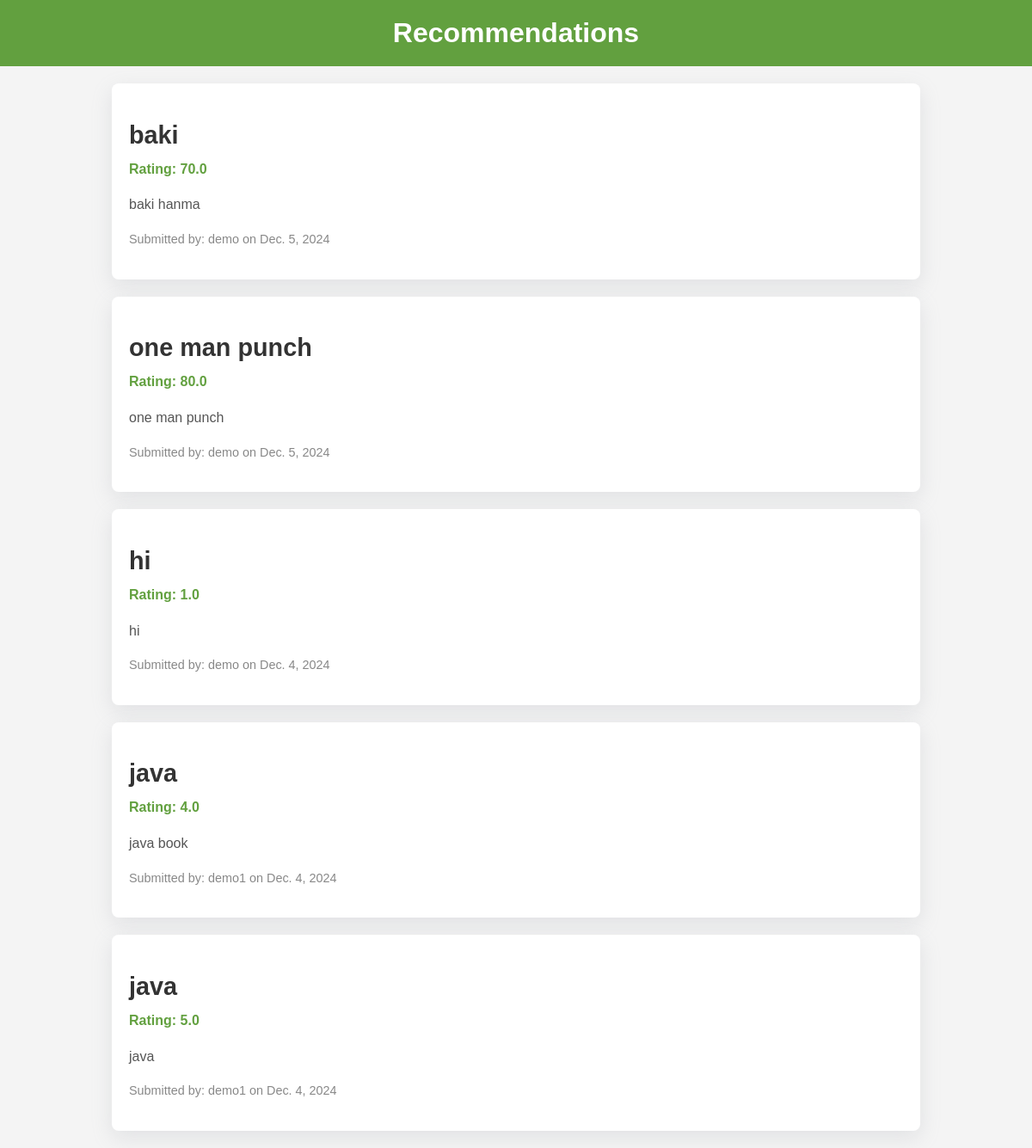
Page /view_recommendations/ (signed in) on the committed database.
### books/models.py (models this page shows)
class Recommendation(models.Model):
    id = models.UUIDField(primary_key=True, default=uuid.uuid4, editable=False)
    user = models.ForeignKey(User, on_delete=models.CASCADE)
    bookname = models.TextField()
    recommendation_text = models.TextField()
    rating = models.FloatField()
    publication_date = models.DateField(default=date.today)
    like_count=models.IntegerField(default=0)

class User(AbstractUser):
    id = models.UUIDField(primary_key=True, default=uuid.uuid4, editable=False)

### books/views.py (the view)
# urls.py: path('view_recommendations/', view_recommendations, name='view_recommendations'),
@login_required
def view_recommendations(request):
    recommendations = Recommendation.objects.all().order_by('-publication_date')
    if recommendations.count() > 10:
        recommendations = random.sample(list(recommendations), 10)
    context = {'recommendations': recommendations}
    return render(request, 'view_recommendations.html', context)

### books/templates/view_recommendations.html (shortened to what this page needs)
<!DOCTYPE html>
<html lang="en">
<head>
</head>
<body>
    <h1>Recommendations</h1>
    {% for recommendation in recommendations %}
        <div class="main-div">
            <h2>{{ recommendation.bookname }}</h2>
            <p class="rating">Rating: {{ recommendation.rating }}</p>
            <p>{{ recommendation.recommendation_text }}</p>
            <p class="submitted-by">Submitted by: {{ recommendation.user.username }} on {{ recommendation.publication_date }}</p>
        </div>
    {% endfor %}
</body>
</html>

### books/templates/view_recommendations.html (style rules this page uses)
body { margin: 0; font-family: Arial, sans-serif; background-color: #f4f4f4; }
h1 { background-color: #62a03f; color: white; padding: 20px; margin: 0; text-align: center; font-size: 2rem; }
.main-div { background-color: white; margin: 20px auto; padding: 20px; box-shadow: rgba(149, 157, 165, 0.2) 0px 8px 24px; border-radius: 8px; width: 100%; max-width: 900px; }
.main-div h2 { font-size: 1.8rem; margin-bottom: 10px; color: #333; }
.main-div p { font-size: 1rem; color: #555; line-height: 1.6; }
.main-div .rating { font-weight: bold; color: #62a03f; margin: 10px 0; }
.main-div .submitted-by { font-size: 0.9rem; color: #888; margin-top: 15px; }

### rows in the picture
Recommendation: bookname "baki", rating "70.0", recommendation_text "baki hanma", user.username "demo", publication_date "Dec. 5, 2024"
Recommendation: bookname "one man punch", rating "80.0", recommendation_text "one man punch", user.username "demo", publication_date "Dec. 5, 2024"
Recommendation: bookname "hi", rating "1.0", recommendation_text "hi", user.username "demo", publication_date "Dec. 4, 2024"
Recommendation: bookname "java", rating "4.0", recommendation_text "java book", user.username "demo1", publication_date "Dec. 4, 2024"
Recommendation: bookname "java", rating "5.0", recommendation_text "java", user.username "demo1", publication_date "Dec. 4, 2024"
